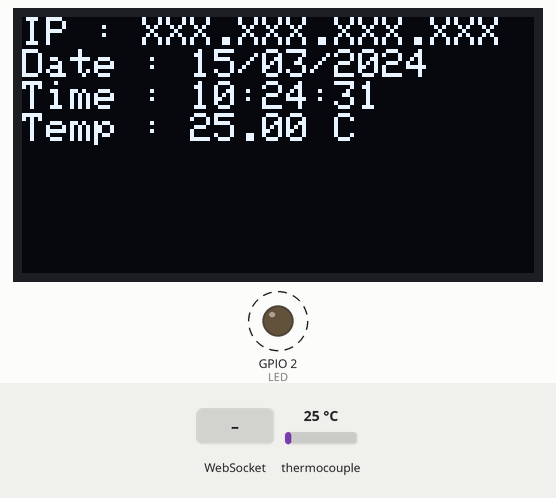
This sketch was run on a simulated ESP32. Shown: 128×64 one-colour display, output pins drawn as LEDs (lit = HIGH). Dashed ring = blinking. The test bench sets the inputs (shaded band); at power-on: thermocouple 25 °C. WiFi joins after 1.5 s; servers stay silent unless stated; the local clock reads 2024-03-15 10:24:30 at power-on unless the sketch sets it; what the sketch prints to the serial monitor is not drawn.

Above: at 1.3 s.
1.4 s: WebSocket text "1" received
At 3.3 s:
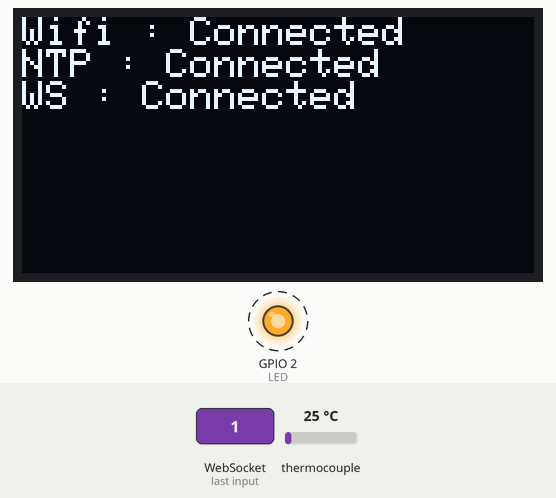
4.4 s: thermocouple set to 6 °C
At 5.7 s:
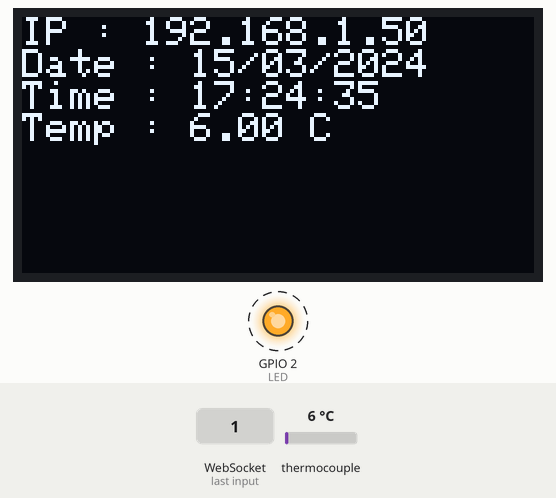
6.2 s: thermocouple set to 75 °C
At 6.84 s:
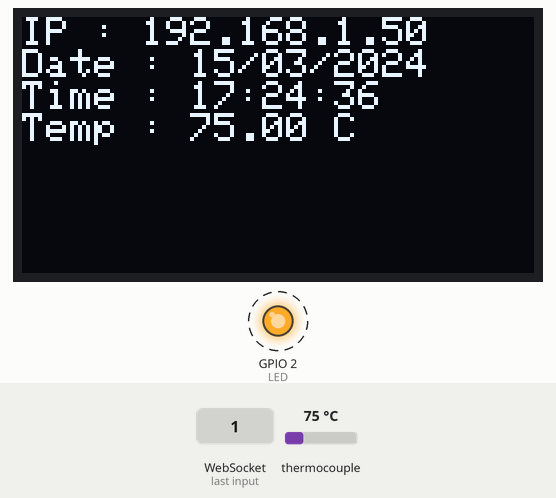
7.8 s: thermocouple set to 150 °C
At 9.75 s:
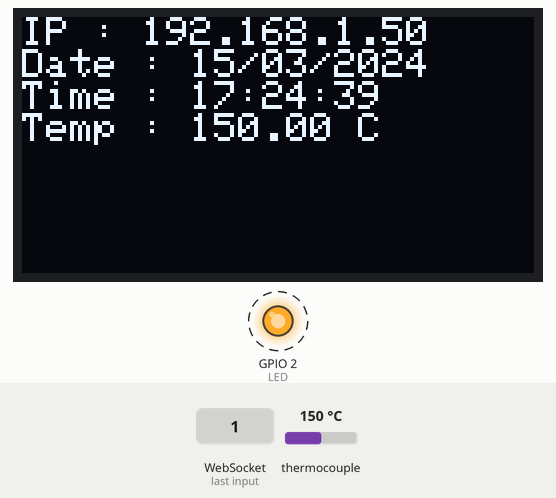
Timing chart, 0 to 10.4 s (numbered marks = the images above; inputs shaded):
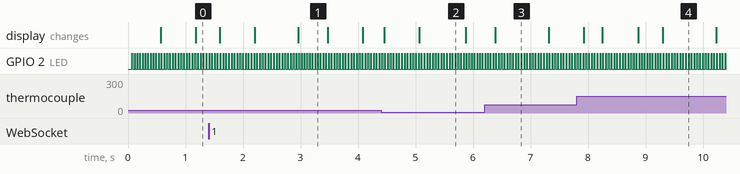

Measured:
- after the input at 1.4 s, the display: first differs from a run without the input after 1.6 s (image 1)
- by itself, GPIO 2 (LED): alternates HIGH for 0.01 s and LOW for 0.04 s

The sketch:

done.ino
```cpp
//extension
#include <Arduino.h>
#include <stdio.h>
#include <TimeLib.h>

//wifi
#include <WiFi.h>

//const char* ssid = "rellab";
const char* ssid = "Unknown";
const char* password = "1234567890";

//websocket
#include <WebSocketsClient.h>

WebSocketsClient webSocket;

bool webSocketConnection = false;

//oled
#include <SPI.h>
#include <Wire.h>
#include <Adafruit_GFX.h>
#include <Adafruit_SSD1306.h>
#define OLED_RESET 16
Adafruit_SSD1306 display(OLED_RESET);
char str[255];

//max31855
#include <Adafruit_MAX31855.h>
double C;

int DO = 19;
int CS = 5;
int CLK = 18;

Adafruit_MAX31855 Max31855(18, 5, 19); //CLK, CS, DO

//ds1302
#include <DS1302.h>

DS1302 rtc(14, 12, 13); //RST, DAT, CLK

bool rtc_first_time = true;
int sec,ms_old,ms_now = 0;

//ntp
const char* ntp_server = "192.168.100.100";

const char* daysOfTheWeek[7] = {"Sunday", "Monday", "Tuesday", "Wednesday", "Thursday", "Friday", "Saturday"};
const Time::Day TimeDay_daysOfTheWeek[7] = {Time::kSunday, Time::kMonday, Time::kTuesday, Time::kWednesday, Time::kThursday, Time::kFriday, Time::kSaturday};

//etc
int LED = 2;
int display_count = 50;

//cal
int SW = 27;
int i = 0;
long millis_old,millis_now;
bool start = false;
int gen_start = -200,gen_stop = 1000;
float gen_step = 0.1;
int gen_range = 12000;
float map_max[6000],map_gen[6000];
int step_time = 1000;

void manual_cal() {
  if (digitalRead(SW) == HIGH) {
    digitalWrite(LED, LOW);
  }else {
    start = true;
    Serial.println("Start cal");
    Serial.println("Gen start : " + String(gen_start));
    Serial.println("Gen stop : " + String(gen_stop));
    Serial.println("Gen step : " + String(gen_step));
    Serial.println("Gen range : " + String(gen_range));
    digitalWrite(LED, HIGH);
  }
  millis_now = millis();
  if (millis_now - millis_old >= step_time && i < gen_range && start == true) {
    map_max[i] = Max31855.readCelsius();
    map_gen[i] = gen_start + (gen_step * i);
    Serial.println("MAX[" + String(i) + "] = " + String(map_max[i]) + " C : GEN[" + String(i) + "] = " + String(map_gen[i]) + " C");
    i++;
    millis_old = millis_now;
  }else if (i > gen_range && start == true){
    start = false;
    i = 0;

    Serial.print("MAX_CAL[");
    for(int i = 0;i < gen_range;i++) {
      if (i + 1 >= gen_range) {
        Serial.print(String(map_max[i]));
        Serial.println("]");
      }else {
        Serial.print(String(map_max[i]) + ",");
      }
    }

    Serial.print("GEN_CAL[");
    for(int i = 0;i < gen_range;i++) {
      if (i + 1 >= gen_range) {
        Serial.print(String(map_gen[i]));
        Serial.println("]");
      }else {
        Serial.print(String(map_gen[i]) + ",");
      }
    }
  }
  digitalWrite(LED, HIGH);
  delay(100);
  digitalWrite(LED, LOW);
  delay(100);
}

//websocket
void webSocketEvent(WStype_t type, uint8_t * payload, size_t length) {
    switch(type) {
      case WStype_DISCONNECTED:
        webSocketConnection = false;
        Serial.println("Websocket is disconnected");
        break;
      case WStype_CONNECTED:
        webSocketConnection = true;
        Serial.println("Websocket is connected");
        break;
      case WStype_TEXT:
        Serial.printf("Websocket get text : %s\n", payload);
//        webSocket.sendTXT("Message received");
        break;
      case WStype_BIN:
        Serial.printf("Websocket get binary length : %u\n", length);
        break;
      default:
          break;
    }
}

Time unixtime2time(time_t unixtime) {
  struct tm * timeinfo;
  timeinfo = gmtime(&unixtime);

  Time t(0, 0, 0, 0, 0, 0, Time::kSunday);
  t.yr = timeinfo->tm_year + 1900;
  t.mon = timeinfo->tm_mon + 1;
  t.date = timeinfo->tm_mday;
  t.hr = timeinfo->tm_hour + 7;
  t.min = timeinfo->tm_min;
  t.sec = timeinfo->tm_sec;
  t.day = TimeDay_daysOfTheWeek[timeinfo->tm_wday];

  return t;
}

int mk_gmtime(int year, int month, int day, int hour, int minute, int second) {
  struct tm t;
  t.tm_year = year - 1900;
  t.tm_mon = month - 1;
  t.tm_mday = day;
  t.tm_hour = hour - 7;
  t.tm_min = minute;
  t.tm_sec = second;
  t.tm_isdst = -1;
  return mktime(&t);
}

void setup() {
  pinMode(LED, OUTPUT);
  pinMode(SW, INPUT_PULLUP);

  display.begin(SSD1306_SWITCHCAPVCC, 0x3c);
  display.setTextSize(1);
  display.setTextColor(WHITE);

  Serial.begin(2000000);
  while (!Serial) delay(1);

  WiFi.mode(WIFI_STA);
  WiFi.begin(ssid, password);

  webSocket.begin("192.168.100.100", 8080, "/");
  webSocket.onEvent(webSocketEvent);
  webSocket.setReconnectInterval(10);

  configTime(0, 0, ntp_server);
//  manual_cal();
}

void loop() {
  webSocket.loop();

  if (display_count >= 50) {
    display.clearDisplay();
    display.setCursor(0,0);
    if (WiFi.status() != WL_CONNECTED) {
      Serial.println("Wifi : Fail");
      display.println("Wifi : Fail");
    }else {
      Serial.println("Wifi : Connected");
      display.println("Wifi : Connected");
    }
    display.setCursor(0,8);

    if (WiFi.status() != WL_CONNECTED) {
      Serial.println("NTP : Fail");
      display.println("NTP : Fail");
    }else {
      struct tm timeinfo;
      if(!getLocalTime(&timeinfo, 10)){
        Serial.println("NTP : Fail");
        display.println("NTP : Fail");
      }else {
        Serial.println("NTP : Connected");
        display.println("NTP : Connected");

        if (rtc_first_time == true) {
          rtc.writeProtect(false);
          rtc.halt(false);

          time_t unixTime = mktime(&timeinfo);
          Serial.print("Unix time: ");
          Serial.println(unixTime);

//          unixTime += (7 * 60 * 60);

          Time t = unixtime2time(unixTime);

//          Time t(timeinfo.tm_year + 1900, timeinfo.tm_mon + 1, timeinfo.tm_mday + (int((timeinfo.tm_hour + 7) / 24) * 1), (timeinfo.tm_hour + 7) - (int((timeinfo.tm_hour + 7) / 24) * 24), timeinfo.tm_min, timeinfo.tm_sec, TimeDay_daysOfTheWeek[timeinfo.tm_wday + 1]);
          rtc.time(t);

          Serial.println("Time::kSaturday = " + String(Time::kSaturday));
          Serial.println("Timeinfo.tm_wday = " + String(TimeDay_daysOfTheWeek[timeinfo.tm_wday + 1]));
          Serial.println("Timeinfo.tm_wday = " + String(timeinfo.tm_wday));

//          Serial.print("Current time: ");
//          Serial.print(timeinfo.tm_hour + 7);
//          Serial.print(':');
//          Serial.print(timeinfo.tm_min);
//          Serial.print(':');
//          Serial.print(timeinfo.tm_sec);
//          Serial.print(" on ");
//          Serial.print(timeinfo.tm_mday);
//          Serial.print('/');
//          Serial.print(timeinfo.tm_mon + 1);
//          Serial.print('/');
//          Serial.print(timeinfo.tm_year + 1900);
//          Serial.print(" day of week ");
//          Serial.println(daysOfTheWeek[timeinfo.tm_wday]);

          rtc_first_time = false;
        }
      }
    }
    display.setCursor(0,16);
    if (WiFi.status() != WL_CONNECTED) {
      Serial.println("WS : Fail");
      display.println("WS : Fail");
    }else {
      if (webSocketConnection == false) {
        Serial.println("WS : Fail");
        display.println("WS : Fail");
      }else {
        Serial.println("WS : Connected");
        display.println("WS : Connected");
      }
    }

    if (display_count >= 60) {
      display_count = 0;
    }

    display_count++;
  }else {
    Time t = rtc.time();
    C = Max31855.readCelsius();

    ms_now = millis();
    if (ms_now > ms_old + 100) {
//      if (sec != int(t.sec)) {
        int unixTime = mk_gmtime(t.yr, t.mon, t.date, t.hr, t.min, t.sec);
        webSocket.sendTXT("{\"machinename\" : \"TEST\",\"temp\" : \"" + String(C) + "\",\"second\" : \"" + String(unixTime) + "\"}");
        sec = int(t.sec);
//      }
    }

    Serial.print("Current time: ");
    Serial.print(t.hr);
    Serial.print(':');
    Serial.print(t.min);
    Serial.print(':');
    Serial.print(t.sec);
    Serial.print(" on ");
    Serial.print(t.date);
    Serial.print('/');
    Serial.print(t.mon);
    Serial.print('/');
    Serial.print(t.yr);
    Serial.print(" day ");
    Serial.println(t.day - 1);
    Serial.print(" day of week ");
    Serial.println(daysOfTheWeek[t.day - 1]);

    display.clearDisplay();
    display.setCursor(0,0);
    if (WiFi.status() != WL_CONNECTED) {
      display.println("IP : XXX.XXX.XXX.XXX");
    }else {
      display.println("IP : " + WiFi.localIP().toString());
    }
    display.setCursor(0,8);
    sprintf(str, "%02d/%02d/%0d", t.date, t.mon, t.yr);
    display.println("Date : " + String(str));
    display.setCursor(0,16);
    sprintf(str, "%02d:%02d:%02d", t.hr, t.min, t.sec);
    display.println("Time : " + String(str));
    display.setCursor(0,24);
    if (isnan(C)) {
      display.println("Temp : Error");
    }else {
      sprintf(str, "%4.2f", C);
      display.println("Temp : " + String(str) + " C");
    }

    display_count++;
  }
  display.display();

  delay(10);
  digitalWrite(LED, HIGH);
  delay(10);
  digitalWrite(LED, LOW);
}
```
